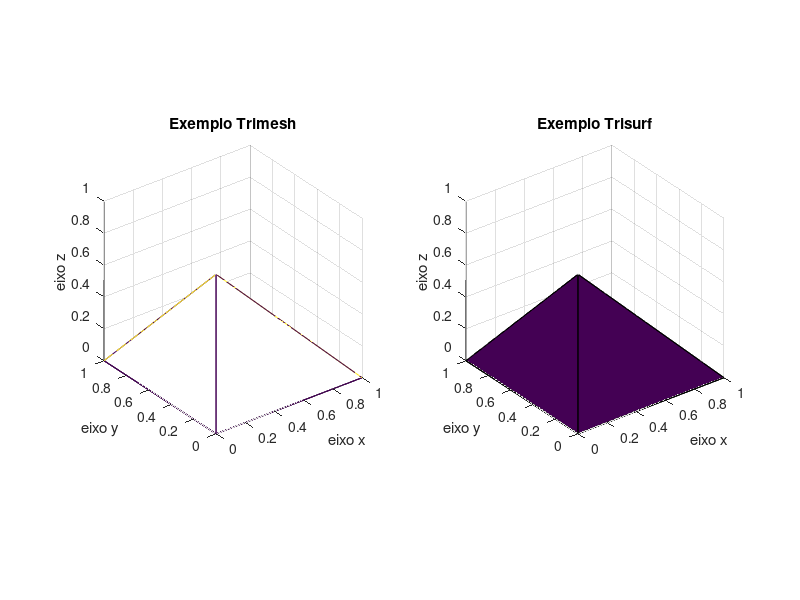

This figure's MATLAB source:
%script trimesh_versao1

% As coordenadas
% 1.0 0.0 0.0
% 0.0 1.0 0.0
% 0.0 0.0 1.0
% 0.0 0.0 0.0 
%serão lidas do arquivo coordenadas.dat

% Os vértices
% 2  3  4
% 4  1  2
% 3  2  1
% 1  4  3
%serão lidos do arquivo vertices.dat

%Lendo dados
load  coordenadas.dat
load  vertices.dat

X = coordenadas(:,1);
Y = coordenadas(:,2);
Z = coordenadas(:,3);
trigs = vertices;

%plotando
rotate3d;  % permite usar o mouse para rotacionar
subplot(121); 
trimesh(trigs,X,Y,Z);
xlabel('eixo x');
ylabel('eixo y');
zlabel('eixo z');
title('Exemplo Trimesh');
axis equal;
subplot(122)
trisurf(trigs,X,Y,Z);
xlabel('eixo x');
ylabel('eixo y');
zlabel('eixo z');
title('Exemplo Trisurf');
axis equal;
